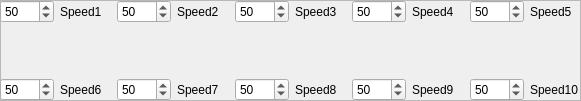
  <widget class="QFrame" name="frame_2">
   <property name="geometry">
    <rect>
     <x>670</x>
     <y>10</y>
     <width>581</width>
     <height>101</height>
    </rect>
   </property>
   <property name="frameShape">
    <enum>QFrame::StyledPanel</enum>
   </property>
   <property name="frameShadow">
    <enum>QFrame::Raised</enum>
   </property>
   <widget class="QWidget" name="layoutWidget">
    <property name="geometry">
     <rect>
      <x>0</x>
      <y>0</y>
      <width>581</width>
      <height>101</height>
     </rect>
    </property>
    <layout class="QVBoxLayout" name="verticalLayout_11">
     <item>
      <layout class="QHBoxLayout" name="horizontalLayout_33">
       <item>
        <widget class="QSpinBox" name="Spped1">
         <property name="maximum">
          <number>1023</number>
         </property>
         <property name="value">
          <number>50</number>
         </property>
        </widget>
       </item>
       <item>
        <widget class="QLabel" name="label_33">
         <property name="text">
          <string>Speed1</string>
         </property>
        </widget>
       </item>
       <item>
        <widget class="QSpinBox" name="Speed2">
         <property name="maximum">
          <number>1023</number>
         </property>
         <property name="value">
          <number>50</number>
         </property>
        </widget>
       </item>
       <item>
        <widget class="QLabel" name="label_34">
         <property name="text">
          <string>Speed2</string>
         </property>
        </widget>
       </item>
       <item>
        <widget class="QSpinBox" name="Speed3">
         <property name="maximum">
          <number>1023</number>
         </property>
         <property name="value">
          <number>50</number>
         </property>
        </widget>
       </item>
       <item>
        <widget class="QLabel" name="label_36">
         <property name="text">
          <string>Speed3</string>
         </property>
        </widget>
       </item>
       <item>
        <widget class="QSpinBox" name="Speed4">
         <property name="maximum">
          <number>1023</number>
         </property>
         <property name="value">
          <number>50</number>
         </property>
        </widget>
       </item>
       <item>
        <widget class="QLabel" name="label_35">
         <property name="text">
          <string>Speed4</string>
         </property>
        </widget>
       </item>
       <item>
        <widget class="QSpinBox" name="Speed5">
         <property name="maximum">
          <number>1023</number>
         </property>
         <property name="value">
          <number>50</number>
         </property>
        </widget>
       </item>
       <item>
        <widget class="QLabel" name="label_37">
         <property name="text">
          <string>Speed5</string>
         </property>
        </widget>
       </item>
      </layout>
     </item>
     <item>
      <spacer name="verticalSpacer_37">
       <property name="orientation">
        <enum>Qt::Vertical</enum>
       </property>
       <property name="sizeHint" stdset="0">
        <size>
         <width>20</width>
         <height>40</height>
        </size>
       </property>
      </spacer>
     </item>
     <item>
      <layout class="QHBoxLayout" name="horizontalLayout_34">
       <item>
        <widget class="QSpinBox" name="Speed6">
         <property name="maximum">
          <number>1023</number>
         </property>
         <property name="value">
          <number>50</number>
         </property>
        </widget>
       </item>
       <item>
        <widget class="QLabel" name="label_29">
         <property name="text">
          <string>Speed6</string>
         </property>
        </widget>
       </item>
       <item>
        <widget class="QSpinBox" name="Speed7">
         <property name="maximum">
          <number>1023</number>
         </property>
         <property name="value">
          <number>50</number>
         </property>
        </widget>
       </item>
       <item>
        <widget class="QLabel" name="label_38">
         <property name="text">
          <string>Speed7</string>
         </property>
        </widget>
       </item>
       <item>
        <widget class="QSpinBox" name="Speed8">
         <property name="maximum">
          <number>1023</number>
         </property>
         <property name="value">
          <number>50</number>
         </property>
        </widget>
       </item>
       <item>
        <widget class="QLabel" name="label_39">
         <property name="text">
          <string>Speed8</string>
         </property>
        </widget>
       </item>
       <item>
        <widget class="QSpinBox" name="Speed9">
         <property name="maximum">
          <number>1023</number>
         </property>
         <property name="value">
          <number>50</number>
         </property>
        </widget>
       </item>
       <item>
        <widget class="QLabel" name="label_40">
         <property name="text">
          <string>Speed9</string>
         </property>
        </widget>
       </item>
       <item>
        <widget class="QSpinBox" name="Speed10">
         <property name="maximum">
          <number>1023</number>
         </property>
         <property name="value">
          <number>50</number>
         </property>
        </widget>
       </item>
       <item>
        <widget class="QLabel" name="label_41">
         <property name="text">
          <string>Speed10</string>
         </property>
        </widget>
       </item>
      </layout>
     </item>
    </layout>
   </widget>
  </widget>
